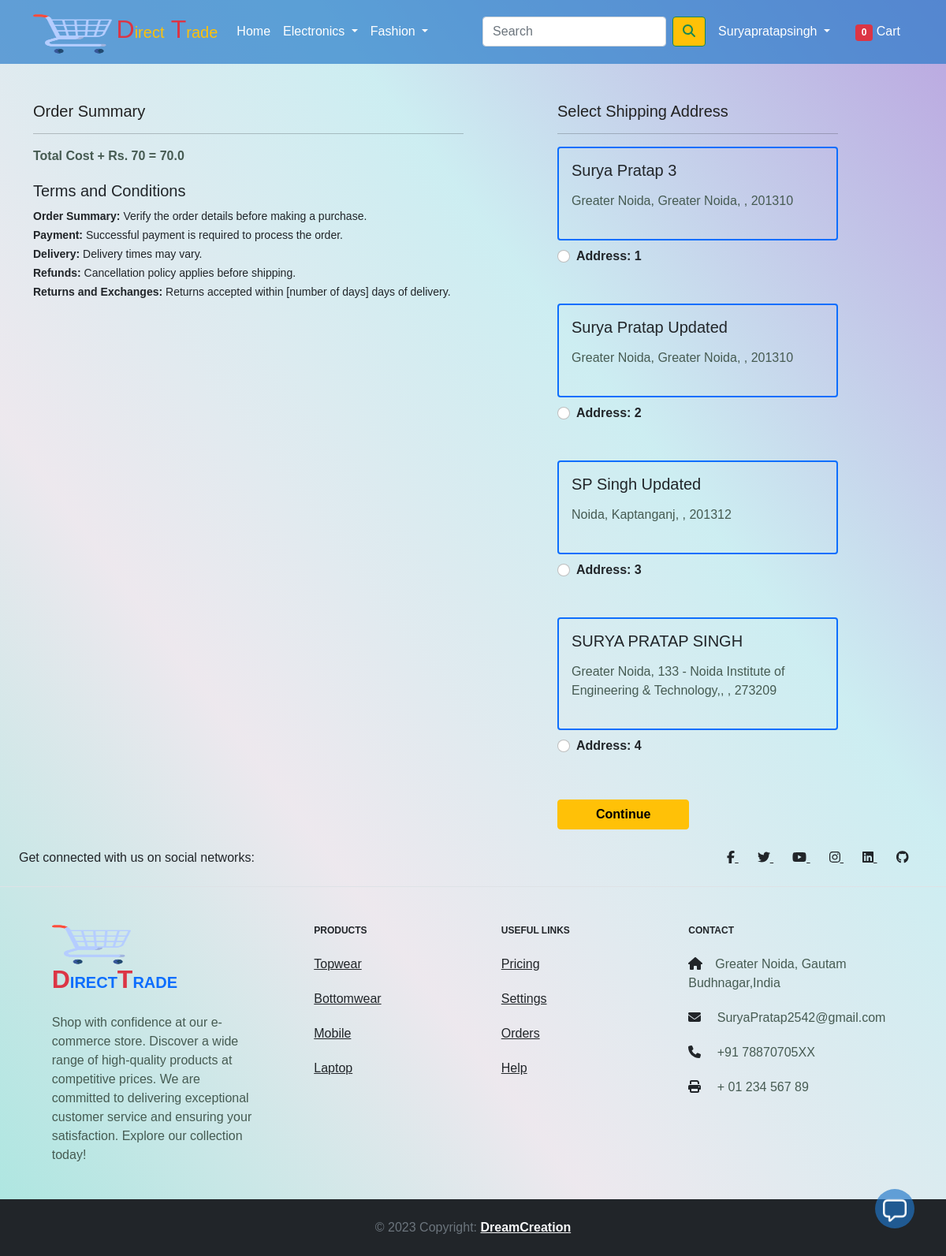
Screenshot of /checkout/ (signed in) with the database file from the repository.
### app/models.py (models this page shows, shortened)
class Customer(models.Model):
    user=models.ForeignKey(User,on_delete=models.CASCADE)
    name=models.CharField(max_length=200)
    locality=models.CharField(max_length=200)
    city=models.CharField(max_length=50)
    zipcode=models.IntegerField()
    state=models.CharField(choices=STATE_CHOICES,max_length=50)

### app/views.py (the view)
# urls.py: path('checkout/', views.checkout, name='checkout'),
@login_required
def checkout(request):
    user = request.user
    add = Customer.objects.filter(user=user)
    cart_items = Cart.objects.filter(user=user)
    amount = 0.0
    shipping_amount = 70.0
    totalamount = 0.0
    cart_product = Cart.objects.filter(user=user)  # Use filter directly here
    for p in cart_product:
        tempamount = p.quantity * p.product.discounted_price
        amount += tempamount
    if amount > 500:
        totalamount = amount
    else:
        totalamount = amount + shipping_amount
    return render(request, 'app/checkout.html', {'add': add, 'totalamount': totalamount, 'cart_items': cart_items})

### app/context_processors.py (called while the page is built)
def cart_count(request):
    if request.user.is_authenticated:
        cart_count = Cart.objects.filter(user=request.user).count()
    else:
        cart_count = 0
    return {'cart_count': cart_count}

### app/templates/app/checkout.html (shortened to what this page needs)
{% extends 'app/base.html' %}
{% load static %}
{% block main-content %}
<div class="container">
  <div class="row mt-5">
    <div class="col-sm-6">
      <h4>Order Summary</h4>
      <hr>
      <p class="fw-bold">Total Cost + Rs. 70 = {{totalamount}}</p>
      <h5>
        <bold>Terms and Conditions</bold>
      </h5>
      <small>
        <strong>Order Summary:</strong> Verify the order details before making a purchase.<br>
        <strong>Payment: </strong> Successful payment is required to process the order.<br>
        <strong>Delivery: </strong> Delivery times may vary.<br>
        <strong>Refunds:</strong> Cancellation policy applies before shipping.<br>
        <strong>Returns and Exchanges:</strong> Returns accepted within [number of days] days of delivery.</small>
    </div>
    <div class="col-sm-4 offset-sm-1">
      <h4>Select Shipping Address</h4>
      <hr>
      <form action="{% url 'paymentdone' %}" method="post">
        {% if messages %}
        {% for ad in add%}
        <div class="card bg-transparent border border-danger border-2 border-rounded mb-1">
          <div class="card-body">
            <h5>{{ad.name}}</h5>
            <p>{{ad.locality}}, {{ad.city}}, {{as.state}} , {{ad.zipcode}}</p>
          </div>
        </div>
        <div class="form-check mt-2 mb-5">
          <input class="form-check-input" type="radio" name="custid" id="custadd{{forloop.counter}}" value="{{ad.id}}">
          <label class="form-check-label fw-bold" for="custadd{{forloop.counter}}">
            Address: {{forloop.counter}} </label>
        </div>
        {% endfor %}
        {% else %}
        {% for ad in add%}
        <div class="card bg-transparent border border-primary border-2 border-rounded mb-1">
          <div class="card-body">
            <h5>{{ad.name}}</h5>
            <p>{{ad.locality}}, {{ad.city}}, {{as.state}} , {{ad.zipcode}}</p>
          </div>
        </div>
        <div class="form-check mt-2 mb-5">
          <input class="form-check-input" type="radio" name="custid" id="custadd{{forloop.counter}}" value="{{ad.id}}">
          <label class="form-check-label fw-bold" for="custadd{{forloop.counter}}">
            Address: {{forloop.counter}} </label>
        </div>
        {% endfor %}
        {% endif %}
        <div class="text-start">
          <button type="submit" class="btn btn-warning mt-2 px-5 fw-bold">Continue</button>
        </div>
      </form>
    </div>
  </div>
</div>
{% endblock main-content %}

### app/templates/app/base.html (shortened to what this page needs)
<!doctype html>
{% load static %}
<html lang="en">
<head>
  <link href="https://cdn.jsdelivr.net/npm/bootstrap@5.0.0-beta1/dist/css/bootstrap.min.css" rel="stylesheet"
>
  <link rel="stylesheet" href="{% static 'app/css/owl.carousel.min.css' %}">
  <link rel="stylesheet" href="{% static 'app/css/all.min.css' %}">
  <link rel="stylesheet" href="{% static 'app/css/style.css' %}">
  <link rel="stylesheet" href="{% static 'app/css/card.css' %}">
  <link rel="stylesheet" href="{% static 'app/css/chat.css' %}">
</head>
<body>
  <nav class="navbar navbar-expand-lg ">
    <div class="container">
      <a class="navbar-brand text-warning" href="/"> <img src="{% static 'app/images/shopping-cart.png' %}" width="100"
          height="50" margin-left="-30px" class="logo" alt="">
        <span class="text-danger fs-2">D</span>irect<span class="text-danger fs-2"> T</span>rade</a>
      <div class="collapse navbar-collapse" id="navbarSupportedContent">
        <ul class="navbar-nav me-auto mb-2 mb-lg-0">
          <li class="nav-item">
            <a class="nav-link active text-white" aria-current="page" href="/">Home</a>
          </li>
          <li class="nav-item dropdown">
            <a class="nav-link dropdown-toggle text-white" href="#" id="electronicsDropdown" role="button"
              data-bs-toggle="dropdown" aria-expanded="false">
              Electronics
            </a>
          </li>
          <li class="nav-item dropdown">
            <a class="nav-link dropdown-toggle text-white" href="#" id="fashionDropdown" role="button"
              data-bs-toggle="dropdown" aria-expanded="false">
              Fashion
            </a>
          </li>
        </ul>
        <form class="d-flex" action="{% url 'search_results' %}" method="GET">
          <input class="form-control me-2" type="search" placeholder="Search" aria-label="Search" name="q">
          <button class="btn btn-warning btn-outline-success" type="submit"> <i class="fas fa-search"></i></button>
        </form>
        <div>
          <ul class="navbar-nav me-auto mb-2 mb-lg-0">
            {% if request.user.is_authenticated %}
            <li class="nav-item dropdown mx-2">
              <a class="nav-link dropdown-toggle text-white" href="#" id="profileDropdown" role="button"
                data-bs-toggle="dropdown" aria-expanded="false">
                <span class="text-capitalize">{{request.user.username|capfirst}}</span>
              </a>
            </li>
            <li class="nav-item mx-2">
              <a href="{% url 'showcart' %}" class="nav-link text-white">
                  <span class="badge bg-danger">{{ cart_count }}</span>
                  Cart
              </a>
            </li>
            {% endif %}
          </ul>
        </div>
      </div>
    </div>
  </nav>
  {% block main-content %} {% endblock main-content %}
  <footer class="text-center text-lg-start bgc text-muted">
    <section class="d-flex justify-content-center justify-content-lg-between p-4 border-bottom text-dark">
      <div class="me-5 d-none d-lg-block">
        <span>Get connected with us on social networks:</span>
      </div>
      <div>
        <a href="https://www.facebook.com/profile.php?id=100029290171764" class="me-4 text-dark">
          <i class="fab fa-facebook-f"></i>
        </a>
        <a href="https://twitter.com/suryapratp788" class="me-4 text-reset">
          <i class="fab fa-twitter"></i>
        </a>
        <a href="https://www.youtube.com/c/DreamPoint" class="me-4 text-reset">
          <i class="fab fa-youtube"></i>
        </a>
        <a href="https://www.instagram.com/suryapratap6473/" class="me-4 text-reset">
          <i class="fab fa-instagram"></i>
        </a>
        <a href="https://www.linkedin.com/in/surya-pratap-singh-288bb4132/" class="me-4 text-reset">
          <i class="fab fa-linkedin"></i>
        </a>
        <a href="https://github.com/SuryaPratap2542" class="me-4 text-reset">
          <i class="fab fa-github"></i>
        </a>
      </div>
    </section>
    <section class="text-dark">
      <div class="container text-center text-md-start mt-5">
        <div class="row mt-3">
          <div class="col-md-3 col-lg-4 col-xl-3 mx-auto mb-4">
            <h6 class="text-uppercase fw-bold mb-4 text-dark">
              <img src="{% static 'app/images/shopping-cart.png' %}" width="100" height="50" margin-left="-30px"
                class="logo" alt="">
              <a class="navbar-brand" href="/"><span class="text-danger fs-2">D</span>irect<span
                  class="text-danger fs-2">T</span>rade</a>
            </h6>
            <p>
              Shop with confidence at our e-commerce store. Discover a wide range of high-quality products at
              competitive prices. We are committed to delivering exceptional customer service and ensuring your
              satisfaction. Explore our collection today!
            </p>
          </div>
          <div class="col-md-2 col-lg-2 col-xl-2 mx-auto mb-4 text-dark">
            <h6 class="text-uppercase fw-bold mb-4">
              Products
            </h6>
            <p>
              <a href="{% url 'topwear' %}" class="text-dark">Topwear</a>
            </p>
            <p>
              <a href="{% url 'bottomwear' %}" class="text-dark">Bottomwear</a>
            </p>
            <p>
              <a href="{% url 'mobile' %}" class="text-dark">Mobile</a>
            </p>
            <p>
              <a href="{% url 'laptop' %}" class="text-dark">Laptop</a>
            </p>
          </div>
          <div class="col-md-3 col-lg-2 col-xl-2 mx-auto mb-4">
            <h6 class="text-uppercase fw-bold mb-4">
              Useful links
            </h6>
            <p>
              <a href="#!" class="text-dark">Pricing</a>
            </p>
            <p>
              <a href="#!" class="text-dark">Settings</a>
            </p>
            <p>
              <a href="#!" class="text-dark">Orders</a>
            </p>
            <p>
              <a href="#!" class="text-dark">Help</a>
            </p>
          </div>
          <div class="col-md-4 col-lg-3 col-xl-3 mx-auto mb-md-0 mb-4 ">
            <h6 class="text-uppercase fw-bold mb-4 text-dark">Contact</h6>
            <p><i class="fas fa-home me-3 text-dark"></i>Greater Noida, Gautam Budhnagar,India</p>
            <p>
              <i class="fas fa-envelope me-3 text-dark"></i>
              SuryaPratap2542@gmail.com
            </p>
            <p><i class="fas fa-phone me-3 text-dark"></i> +91 78870705XX</p>
            <p><i class="fas fa-print me-3 text-dark"></i> + 01 234 567 89</p>
          </div>
        </div>
      </div>
    </section>
    <div class="text-center p-4 bg-dark">
      © 2023 Copyright:
      <a class=" text-light fw-bold" href="https://mdbootstrap.com/">DreamCreation</a>
    </div>
  </footer>
  <div id="chat-section" class="chat">
    <button class="chatbot-toggler">
        <span><img src="{% static 'app/images/message.png' %}" alt="" srcset=""></span>
    </button>
  </div>
</body>
</html>

### app/static/app/css/style.css (style rules this page uses)
body { background: linear-gradient(to top right, #aae6e0,#e9e3ead0,#c0e9eecb,#a98fd8cc); }
nav { background: #2077c8a8; }
* { margin: 0; padding: 0; box-sizing: border-box; font-family: 'Spartan', sans-serif; }
h4 { font-size: 20px; color: #222; }
h6 { font-weight: 50px; font-size: 12px; }
p { font-size: 16px; color: #465b52; margin: 15px 0 20px 0; }

### app/static/app/css/chat.css (style rules this page uses)
.chatbot-toggler { position: fixed; right: 40px; bottom: 35px; height: 50px; width: 50px; color: #fff; border: none; display: flex; align-items: center; justify-content: center; outline: none; cursor: pointer; background:#2077c8a8 ; border-radius: 50%; transition: all 0.2s ease; z-index: 9999; }
.chatbot-toggler span { position: absolute; }

### rows the page displays
Customer: name "Surya Pratap 3", locality "Greater Noida", city "Greater Noida", zipcode "201310"
Customer: name "Surya Pratap Updated", locality "Greater Noida", city "Greater Noida", zipcode "201310"
Customer: name "SP Singh Updated", locality "Noida", city "Kaptanganj", zipcode "201312"
Customer: name "SURYA PRATAP SINGH", locality "Greater Noida", city "133 - Noida Institute of Engineering & Technology,", zipcode "273209"

### other values shown
{{ request.user.username|capfirst }} "Suryapratapsingh"
{{ cart_count }} "0"
{{ totalamount }} "70.0"
